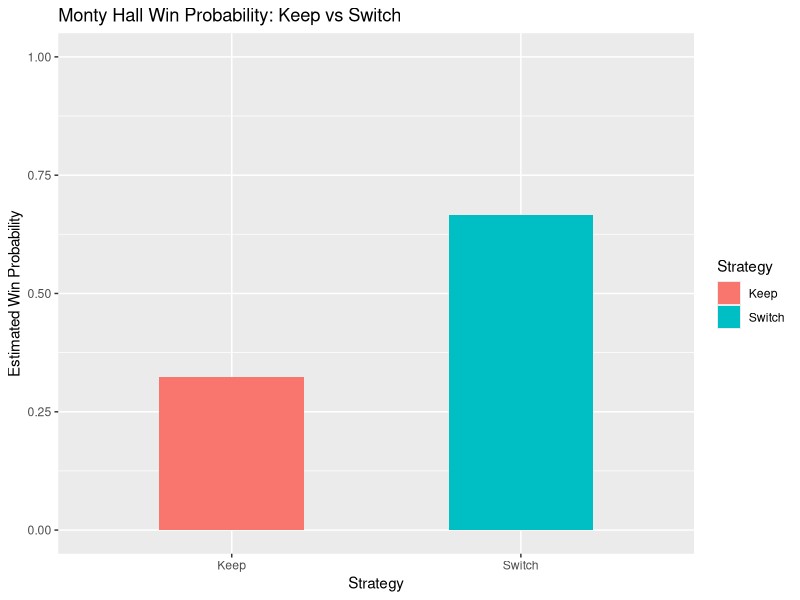
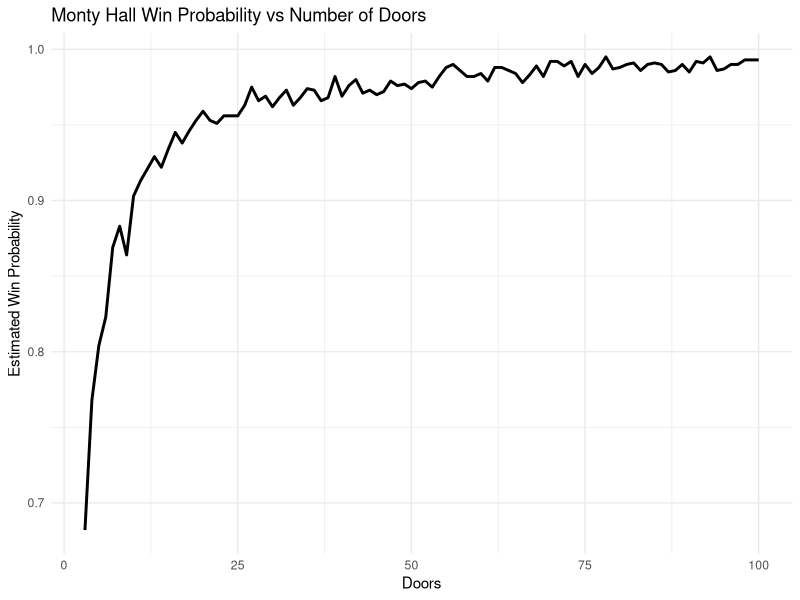

Write the R code that produced these figures, in order.
# Problem 1: Monty Hall Simulation
# Summary: Write a function to simulate the Monty Hall problem
studio2_problem1 <- function(n_doors, n_trial, keep){
  
  win <- "Car" # the prize you want
  lose <- "Goat" # the prize you (probably) don't want
  results <- rep(0, n_trial)
  
  for (i in 1:n_trial) {
    # Set up doors: one car, rest goats
    doors <- c(rep(lose, n_doors - 1), win)
    doors <- sample(doors) # Randomize door positions
    
    # Player makes an initial choice
    player_choice <- sample(1:n_doors, 1)
    
    # Host opens a door with a goat, not the player's choice
    possible_doors_to_open <- which(doors == lose & seq_along(doors) != player_choice)
    host_opens <- sample(possible_doors_to_open, 1)
    
    final_choice <- player_choice
    if(!keep){
      # Player switches: can only choose from doors not originally picked and not opened by host
      final_choice_1 <- 1 - (doors[final_choice] == win)
      results[i] <- final_choice_1
    } else {
      results[i] <- doors[final_choice] == win
    }
  }
  
  return(mean(results))
}

studio2_problem1(n_doors=3, n_trial=1000, keep=TRUE)
studio2_problem1(n_doors=3, n_trial=1000, keep=FALSE)

library(ggplot2)

# Problem 2: Visualize your results
# Run your simulation for a number of times large enough (anything between 2000-10000)
# Plot your simulation results of keep=TRUE and keep=FALSE respectively
# ********* YOUR CODE BELOW HERE ***********
n_trial <- 5000

keep_prob <- studio2_problem1(3, n_trial, keep=TRUE)
switch_prob <- studio2_problem1(3, n_trial, keep=FALSE)

df <- data.frame(
  Strategy = c("Keep", "Switch"),
  Probability = c(keep_prob, switch_prob)
)

ggplot(df, aes(x=Strategy, y=Probability, fill=Strategy)) +
  geom_bar(stat="identity", width=0.5) +
  ylim(0, 1) +
  ggtitle("Monty Hall Win Probability: Keep vs Switch") +
  ylab("Estimated Win Probability")

# Problem 3: Visualize your results when you have more doors
# do a plot of estimated probability vs. number of doors from 3 - 100
# ********* YOUR CODE BELOW HERE ***********
door_range <- 3:100
n_trial <- 1000

switch_probs <- sapply(door_range, function(d) studio2_problem1(d, n_trial, keep=FALSE))

df <- data.frame(
  Doors = door_range,
  Probability = switch_probs,
  Strategy = "Switch"
)

ggplot(df, aes(x=Doors, y=Probability)) +
  geom_line(linewidth=1) +
  ggtitle("Monty Hall Win Probability vs Number of Doors") +
  ylab("Estimated Win Probability") +
  theme_minimal()
